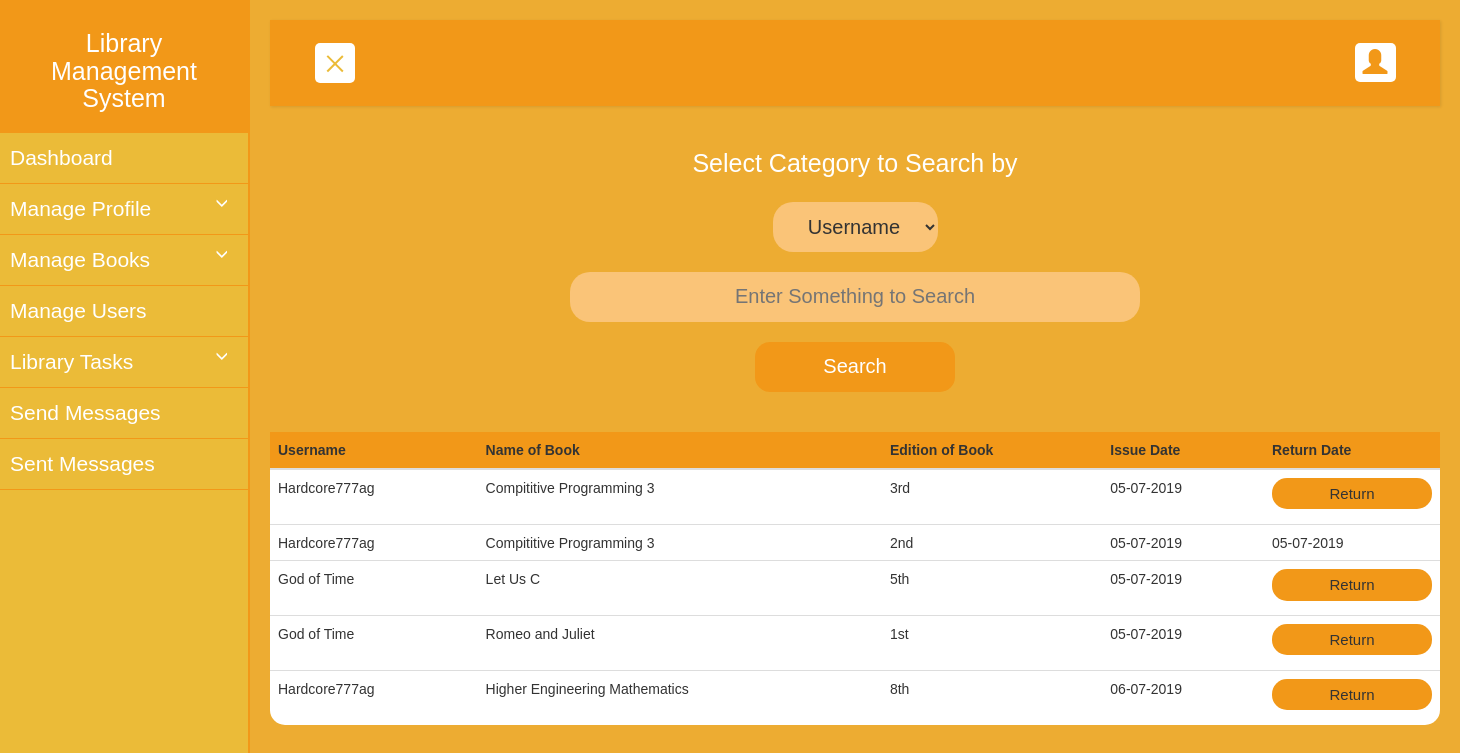
Screenshot of /return.php (signed in) with the database file from the repository.
### tables this page shows
CREATE TABLE `libops` (
  `id` int(11) NOT NULL,
  `studname` varchar(255) NOT NULL,
  `bookname` varchar(255) NOT NULL,
  `bookedi` varchar(255) NOT NULL,
  `issued` varchar(255) NOT NULL,
  `returnd` varchar(255) NOT NULL
);

### return.php (the view, shortened to what this page needs)
<?php
include('header.php');
if (isset($_POST['submit']))
{
	$searchby=$_POST['searchby'];
	$cat=$_POST['cat'];
	$sql="SELECT * FROM libops WHERE ".$cat." LIKE '%".$searchby."%'";
}
else
{
	$sql="SELECT * FROM libops";
}
$res=mysqli_query($conn,$sql);
?>
<div class="container text-center" style="">
	<form  action="<?php echo htmlspecialchars($_SERVER["PHP_SELF"]);?>" method="POST">
		<div style="color: white;font-size: 25px;" class="slider">Select Category to Search by</div>
     	<br>
		<div class="slider" >
        <select name="cat" class="drop" style="text-align: center;" >
        <option value="studname">Username</option>
    	</select>
    </div>
    <br>
    <input type="text" class="slidel" name="searchby" placeholder="Enter Something to Search" >
    <br>
    <br>
    <div class="text-center">
       	<input type="submit" name="submit" value="Search" class="butt slide">
    </div>
    <br>
    <br>
	</form>
</div>
<div class="table-responsive slide">
  <table class="table">
    <thead>
      <tr>
        <th>Username</th>
        <th>Name of Book</th>
        <th>Edition of Book</th>
        <th>Issue Date</th>
        <th>Return Date</th>
      </tr>
    </thead>
    <tbody>
      <?php
      while($row=mysqli_fetch_assoc($res))
      {
      echo "<tr>";
        echo "<td>".$row["studname"]."</td>";
        echo "<td>".$row["bookname"]."</td>";
        echo "<td>".$row["bookedi"]."</td>";
        echo "<td>".$row["issued"]."</td>";
        if($row["returnd"]=='')
        {
          echo "<td><a href='returner.php?x=".$row["id"]."'><div class='tb' style='text-align:center;'>Return</div></td>";
        }
        else
        {
          echo "<td>".$row["returnd"]."</td>";
        }
      echo "<tr>";
  	  }
      ?>
    </tbody>
  </table>
 </div>
<?php
include('footer.php');
?>

### header.php (style rules this page uses)
body { font-family: 'Poppins', sans-serif; background: #edac32; }
a, a:hover, a:focus { color: inherit; text-decoration: none; transition: all 0.3s; }
.tb { font-size: 15px; padding: 5px; transition: 0.5s; background-color:#f29818; cursor: pointer; margin-bottom: 7px; border-radius: 15px; }
.table { background-color: white; padding: 30px; border-radius: 15px; transition: 0.5s; }
thead { background-color:#f29818; border-radius: 15px; }
.slide { animation-name: slide; -webkit-animation-name: slide; animation-duration: 1s; -webkit-animation-duration: 1s; visibility: visible; }
.butt { height: 50px; width: 200px; background-color: #f29818; color: white ; font-size: 20px; transition: 0.5s; border: 0px; border-radius: 15px; }
.slidel { animation-name: slidel; -webkit-animation-name: slidel; animation-duration: 1s; -webkit-animation-duration: 1s; visibility: visible; }
.slider { animation-name: slider; -webkit-animation-name: slider; animation-duration: 1s; -webkit-animation-duration: 1s; visibility: visible; }
input[type="text"] { transition: 0.5s; text-align: center; width: 50%; height: 50px; font-size: 20px; background-color: #fac478; margin: 0px;border: 0px; border-radius: 20px; }
.drop { transition: 0.5s; padding-left: 10px; text-align: center; height: 50px; font-size: 20px; background-color: #fac478; margin: 0px;border: 0px; border-radius: 20px; }

### rows the page displays
libops: studname "Hardcore777ag", bookname "Compititive Programming 3", bookedi "3rd", issued "05-07-2019"
libops: studname "Hardcore777ag", bookname "Compititive Programming 3", bookedi "2nd", issued "05-07-2019", returnd "05-07-2019"
libops: studname "God of Time", bookname "Let Us C", bookedi "5th", issued "05-07-2019"
libops: studname "God of Time", bookname "Romeo and Juliet", bookedi "1st", issued "05-07-2019"
libops: studname "Hardcore777ag", bookname "Higher Engineering Mathematics", bookedi "8th", issued "06-07-2019"
